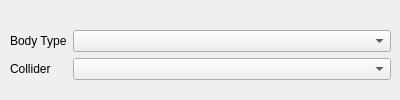
<?xml version="1.0" encoding="UTF-8"?>
<ui version="4.0">
 <class>RigidBodyWidget</class>
 <widget class="QWidget" name="RigidBodyWidget">
  <property name="geometry">
   <rect>
    <x>0</x>
    <y>0</y>
    <width>400</width>
    <height>100</height>
   </rect>
  </property>
  <property name="minimumSize">
   <size>
    <width>0</width>
    <height>100</height>
   </size>
  </property>
  <property name="windowTitle">
   <string>Rigid Body</string>
  </property>
  <widget class="QWidget" name="formLayoutWidget">
   <property name="geometry">
    <rect>
     <x>10</x>
     <y>20</y>
     <width>381</width>
     <height>71</height>
    </rect>
   </property>
   <layout class="QFormLayout" name="formLayout">
    <property name="topMargin">
     <number>10</number>
    </property>
    <item row="0" column="0">
     <widget class="QLabel" name="label">
      <property name="text">
       <string>Body Type</string>
      </property>
     </widget>
    </item>
    <item row="0" column="1">
     <widget class="QComboBox" name="bodyType"/>
    </item>
    <item row="1" column="0">
     <widget class="QLabel" name="label_2">
      <property name="text">
       <string>Collider</string>
      </property>
     </widget>
    </item>
    <item row="1" column="1">
     <widget class="QComboBox" name="collider"/>
    </item>
   </layout>
  </widget>
 </widget>
 <resources/>
 <connections/>
</ui>
